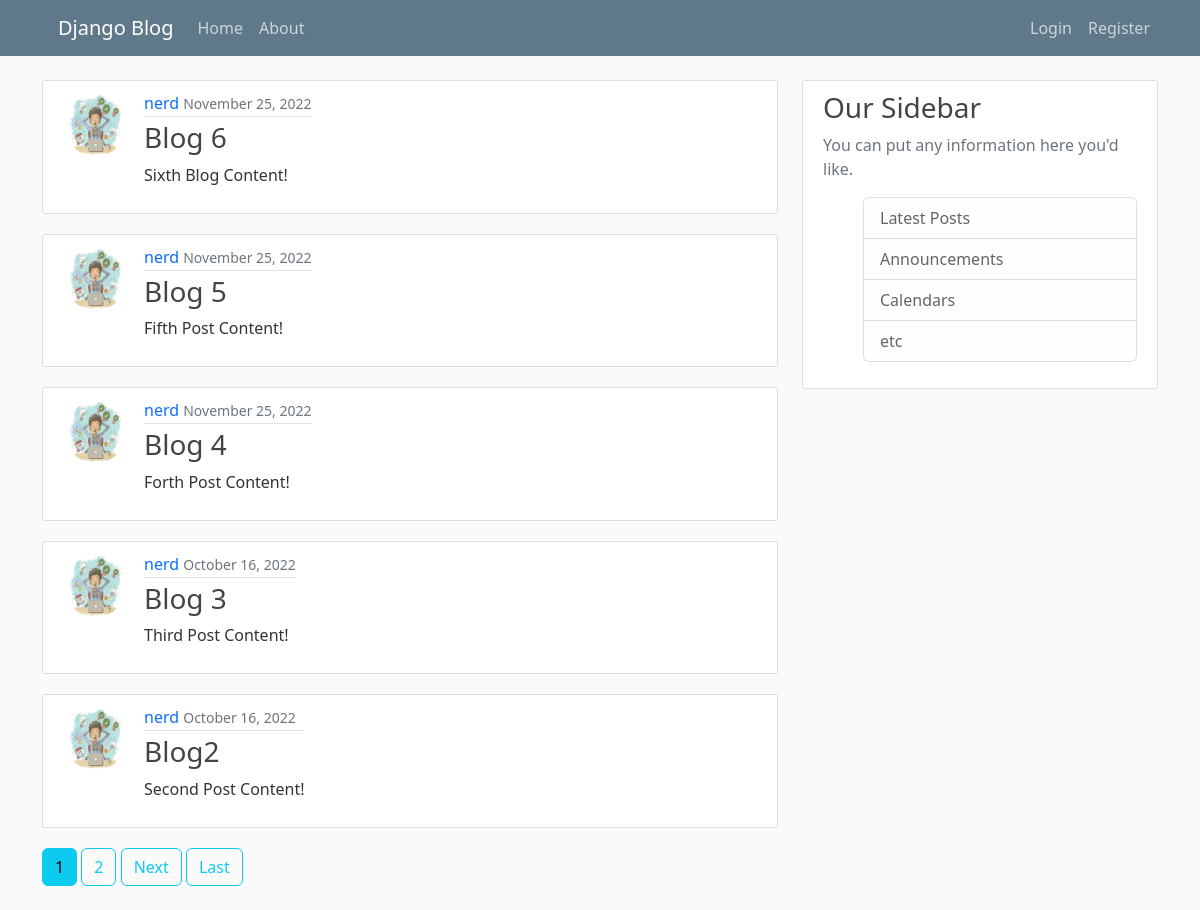
The app's page /, older data.
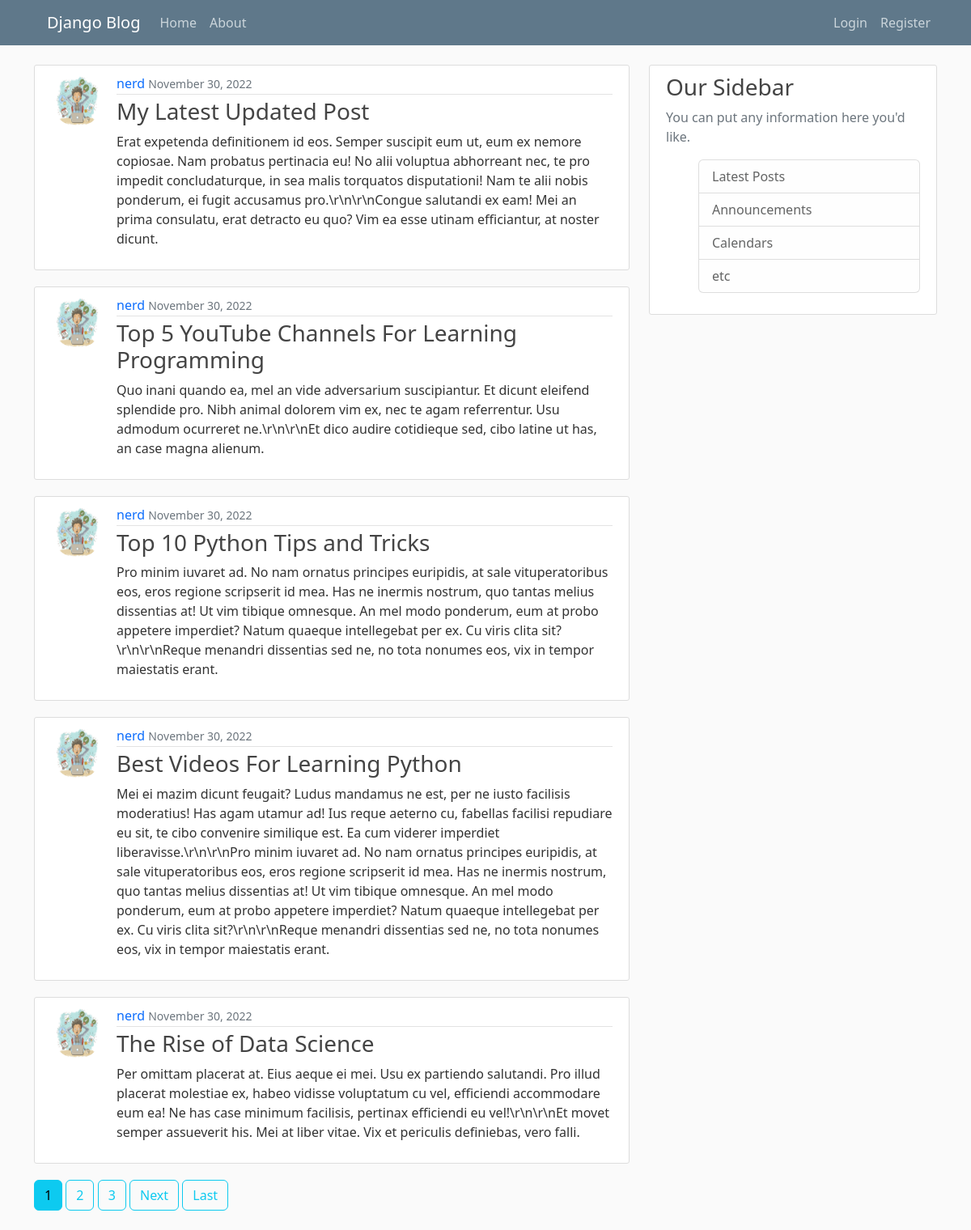
The same page, newer data.
### blog/models.py (models this page shows, shortened)
class Post(models.Model):
    title = models.CharField(max_length=100)
    content = models.TextField()
    date_posted = models.DateTimeField(default=timezone.now)
    author = models.ForeignKey(User, on_delete=models.CASCADE)

### users/models.py (models this page shows, shortened)
class Profile(models.Model):
    user = models.OneToOneField(User, on_delete=models.CASCADE) # cascade if user is deleted also delete profile
    image = models.ImageField(default='default.jpg', upload_to='profile_pics')

### blog/views.py (the view)
# urls.py: path('', PostListView.as_view(), name='blog-home'),
class PostListView(ListView):
    model = Post
    template_name = 'blog/home.html' #<app>/<model>_<viewtype>.html
    context_object_name = 'posts'
    ordering = ['-date_posted'] #for ordering posts in the List page
    paginate_by = 5

### blog/templates/blog/home.html (shortened to what this page needs)
{% extends "blog/base.html" %}
{% block content %}
    {% for post in posts %}
    <article class="media content-section d-flex">
      <img class="rounded-circle article-img" src="{{ post.author.profile.image.url }}">
        <div class="media-body">
          <div class="article-metadata">
            <a class="mr-2" href="{% url 'user-posts' post.author.username %}">{{ post.author }}</a>
            <small class="text-muted">{{ post.date_posted | date:"F d, Y" }}</small>
          </div>
          <h3><a class="article-title" href="{% url 'post-detail' post.id %}">{{ post.title }}</a></h3>
          <p class="article-content">{{ post.content }}</p>
        </div>
      </article>
    {% endfor %}
    {% if is_paginated %}
      {% for num in page_obj.paginator.page_range %}
        {% if page_obj.number == num %}
          <a class="btn btn-info mb-4" href="?page={{ num }}">{{ num }}</a>
        {% elif num > page_obj.number|add:'-3'  and num < page_obj.number|add:'3' %}
          <a class="btn btn-outline-info mb-4" href="?page={{ num }}">{{ num }}</a>
        {% endif %}
      {% endfor %}
      {% if page_obj.has_next %}
        <a class="btn btn-outline-info mb-4" href="?page={{ page_obj.next_page_number }}">Next</a>
        <a class="btn btn-outline-info mb-4" href="?page={{ page_obj.paginator.num_pages }}">Last</a>
      {% endif %}
    {% endif %}
{% endblock content %}

Row changes from the older to the newer data that the page shows:
no longer on this page (row unchanged): Post: author.profile.image (picture), author "nerd", date_posted "November 25, 2022", title "Blog 6", content "Sixth Blog Content!"
no longer on this page (row unchanged): Post: author.profile.image (picture), author "nerd", date_posted "November 25, 2022", title "Blog 5", content "Fifth Post Content!"
no longer on this page (row unchanged): Post: author.profile.image (picture), author "nerd", date_posted "November 25, 2022", title "Blog 4", content "Forth Post Content!"
no longer on this page (row unchanged): Post: author.profile.image (picture), author "nerd", date_posted "October 16, 2022", title "Blog 3", content "Third Post Content!"
no longer on this page (row unchanged): Post: author.profile.image (picture), author "nerd", date_posted "October 16, 2022", title "Blog2", content "Second Post Content!"
added Post: author.profile.image (picture), author "nerd", date_posted "November 30, 2022", title "My Latest Updated Post", content "Erat expetenda definitionem id eos. Semper suscipit eum ut, eum ex nemore copiosae. Nam probatus pertinacia eu! No alii voluptua abhorreant nec, te pro impedit concludaturque, in sea malis torquatos disputationi! Nam te alii nobis ponderum, ei fugit accusamus pro.\\r\\n\\r\\nCongue salutandi ex eam! Mei an prima consulatu, erat detracto eu quo? Vim ea esse utinam efficiantur, at noster dicunt."
added Post: author.profile.image (picture), author "nerd", date_posted "November 30, 2022", title "Top 5 YouTube Channels For Learning Programming", content "Quo inani quando ea, mel an vide adversarium suscipiantur. Et dicunt eleifend splendide pro. Nibh animal dolorem vim ex, nec te agam referrentur. Usu admodum ocurreret ne.\\r\\n\\r\\nEt dico audire cotidieque sed, cibo latine ut has, an case magna alienum."
added Post: author.profile.image (picture), author "nerd", date_posted "November 30, 2022", title "Top 10 Python Tips and Tricks", content "Pro minim iuvaret ad. No nam ornatus principes euripidis, at sale vituperatoribus eos, eros regione scripserit id mea. Has ne inermis nostrum, quo tantas melius dissentias at! Ut vim tibique omnesque. An mel modo ponderum, eum at probo appetere imperdiet? Natum quaeque intellegebat per ex. Cu viris clita sit?\\r\\n\\r\\nReque menandri dissentias sed ne, no tota nonumes eos, vix in tempor maiestatis erant."
added Post: author.profile.image (picture), author "nerd", date_posted "November 30, 2022", title "Best Videos For Learning Python", content "Mei ei mazim dicunt feugait? Ludus mandamus ne est, per ne iusto facilisis moderatius! Has agam utamur ad! Ius reque aeterno cu, fabellas facilisi repudiare eu sit, te cibo convenire similique est. Ea cum viderer imperdiet liberavisse.\\r\\n\\r\\nPro minim iuvaret ad. No nam ornatus principes euripidis, at sale vituperatoribus eos, eros regione scripserit id mea. Has ne inermis nostrum, quo tantas melius dissentias at! Ut vim tibique omnesque. An mel modo ponderum, eum at probo appetere imperdiet? Natum quaeque intellegebat per ex. Cu viris clita sit?\\r\\n\\r\\nReque menandri dissentias sed ne, no tota nonumes eos, vix in tempor maiestatis erant."
added Post: author.profile.image (picture), author "nerd", date_posted "November 30, 2022", title "The Rise of Data Science", content "Per omittam placerat at. Eius aeque ei mei. Usu ex partiendo salutandi. Pro illud placerat molestiae ex, habeo vidisse voluptatum cu vel, efficiendi accommodare eum ea! Ne has case minimum facilisis, pertinax efficiendi eu vel!\\r\\n\\r\\nEt movet semper assueverit his. Mei at liber vitae. Vix et periculis definiebas, vero falli."
Text that changed along with them:
new list line: "3"
